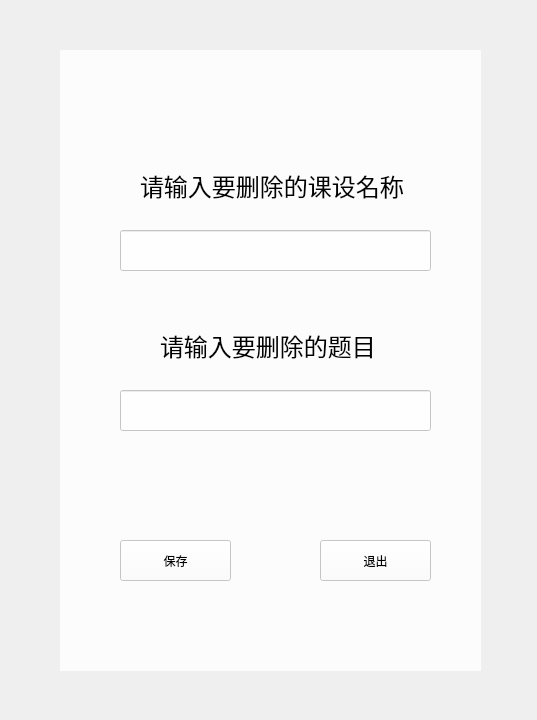
<?xml version="1.0" encoding="UTF-8"?>
<ui version="4.0">
 <class>deltopicClass</class>
 <widget class="QWidget" name="deltopicClass">
  <property name="geometry">
   <rect>
    <x>0</x>
    <y>0</y>
    <width>537</width>
    <height>720</height>
   </rect>
  </property>
  <property name="windowTitle">
   <string>删除选题</string>
  </property>
  <property name="windowIcon">
   <iconset>
    <normaloff>image/学院logo（jiangsu university jingjiang college）.png</normaloff>image/学院logo（jiangsu university jingjiang college）.png</iconset>
  </property>
  <widget class="QLabel" name="label">
   <property name="geometry">
    <rect>
     <x>0</x>
     <y>0</y>
     <width>1280</width>
     <height>720</height>
    </rect>
   </property>
   <property name="text">
    <string/>
   </property>
   <property name="pixmap">
    <pixmap>image/雪山.png</pixmap>
   </property>
   <property name="scaledContents">
    <bool>true</bool>
   </property>
  </widget>
  <widget class="QWidget" name="widget" native="true">
   <property name="geometry">
    <rect>
     <x>60</x>
     <y>50</y>
     <width>421</width>
     <height>621</height>
    </rect>
   </property>
   <property name="styleSheet">
    <string notr="true">background-color: rgba(255, 255, 255, 200);</string>
   </property>
   <widget class="QLabel" name="label_2">
    <property name="geometry">
     <rect>
      <x>80</x>
      <y>110</y>
      <width>271</width>
      <height>51</height>
     </rect>
    </property>
    <property name="font">
     <font>
      <family>楷体</family>
      <pointsize>18</pointsize>
     </font>
    </property>
    <property name="styleSheet">
     <string notr="true">background-color: rgba(255, 255, 255, 0);</string>
    </property>
    <property name="text">
     <string>请输入要删除的课设名称</string>
    </property>
   </widget>
   <widget class="QLineEdit" name="class_name">
    <property name="geometry">
     <rect>
      <x>60</x>
      <y>180</y>
      <width>311</width>
      <height>41</height>
     </rect>
    </property>
    <property name="text">
     <string/>
    </property>
    <property name="alignment">
     <set>Qt::AlignCenter</set>
    </property>
   </widget>
   <widget class="QLabel" name="label_3">
    <property name="geometry">
     <rect>
      <x>100</x>
      <y>270</y>
      <width>221</width>
      <height>51</height>
     </rect>
    </property>
    <property name="font">
     <font>
      <family>楷体</family>
      <pointsize>18</pointsize>
     </font>
    </property>
    <property name="styleSheet">
     <string notr="true">background-color: rgba(255, 255, 255, 0);</string>
    </property>
    <property name="text">
     <string>请输入要删除的题目</string>
    </property>
   </widget>
   <widget class="QLineEdit" name="topic_val">
    <property name="geometry">
     <rect>
      <x>60</x>
      <y>340</y>
      <width>311</width>
      <height>41</height>
     </rect>
    </property>
    <property name="text">
     <string/>
    </property>
    <property name="alignment">
     <set>Qt::AlignCenter</set>
    </property>
   </widget>
   <widget class="QPushButton" name="btn_save">
    <property name="geometry">
     <rect>
      <x>60</x>
      <y>490</y>
      <width>111</width>
      <height>41</height>
     </rect>
    </property>
    <property name="text">
     <string>保存</string>
    </property>
   </widget>
   <widget class="QPushButton" name="btn_exit">
    <property name="geometry">
     <rect>
      <x>260</x>
      <y>490</y>
      <width>111</width>
      <height>41</height>
     </rect>
    </property>
    <property name="text">
     <string>退出</string>
    </property>
   </widget>
  </widget>
 </widget>
 <layoutdefault spacing="6" margin="11"/>
 <resources/>
 <connections/>
</ui>
